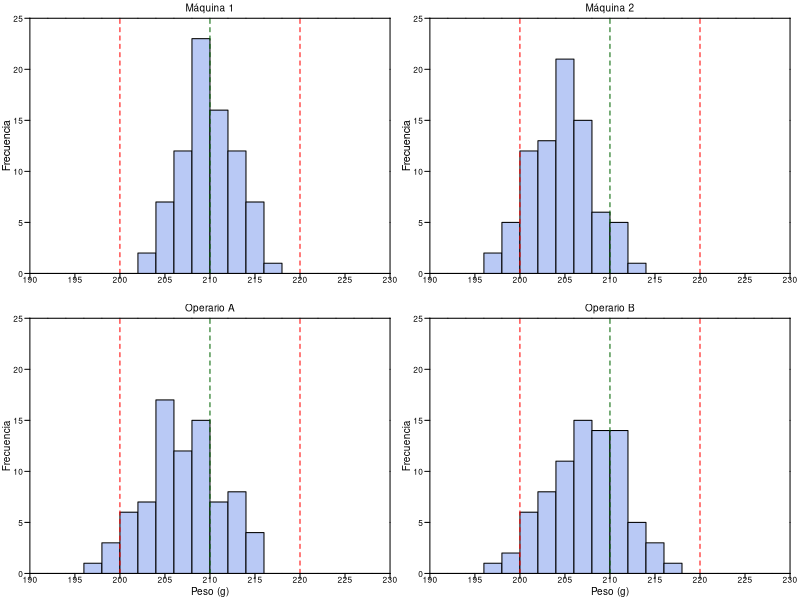

Reproduce this figure in R.

AzulS = "#B9C9F5"
d = read.csv2("datosPanaderia.csv")
t=0.6

png("histogramaPanaderia.png", width=1250, height=1250, res = 300)
par(mar=c(1.5, 1.7, 1, 0.5) + 0.1, mgp = c(0,0.4,0), mfrow=c(2,2), family = "sans")

m = 25
for (i in 1:2) {
  hist(d$Peso2[d$Maquina == i],
       breaks = seq(190, 230, by = 2),
       ylab = "", xlab = "", ylim = c(0, m), xlim = c(190, 230),
       xaxt='n', yaxt='n',  xaxs="i", yaxs="i", main = "", col = AzulS)
  abline(v = c(200, 220), lty = 2, col = "red")
  abline(v = 210, lty = 2, col = "darkgreen")
  axis(1, seq(190, 230, by=5), tck=-0.02, cex.axis=t, padj = -1.5, xpd = NA)
  axis(2, seq(0, m, by=5), tck=-0.02, las=1, cex.axis=t,)
  axis(3,  seq(190, 230, 2), tck = F, labels = F)
  axis(4,  seq(0, m, 5), tck = F, labels = F)
  #mtext(side = 1, text = "Peso (g)", line = 0.5, cex=t+0.1)
  mtext(side = 2, text = "Frecuencia", line = 1, cex=t+0.05)
  mtext(side = 3, text = paste("Máquina", i), line = 0.2, cex=t+0)
}
for (i in 1:160) {
  if(d$Operario[i] == "A") {d$Operario[i]=1}
  if(d$Operario[i] == "B") {d$Operario[i]=2}
}

for (i in 1:2) {
  hist(d$Peso2[d$Operario == i], 
       breaks = seq(190, 230, by = 2),
       ylab = "", xlab = "", ylim = c(0, m), xlim = c(190, 230), 
       xaxt='n', yaxt='n',  xaxs="i", yaxs="i", main = "", col = AzulS)
  abline(v = c(200, 220), lty = 2, col = "red") 
  abline(v = 210, lty = 2, col = "darkgreen") 
  axis(1, seq(190, 230, by=5), tck=-0.02, cex.axis=t, padj = -1.5, xpd = NA)
  axis(2, seq(0, m, by=5), tck=-0.02, las=1, cex.axis=t,)
  axis(3,  seq(190, 230, 2), tck = F, labels = F)
  axis(4,  seq(0, m, 5), tck = F, labels = F)
  mtext(side = 1, text = "Peso (g)", line = 0.5, cex=t)
  mtext(side = 2, text = "Frecuencia", line = 1, cex=t)
  O="A"
  if(i==2) {O="B"}
  mtext(side = 3, text = paste("Operario", O), line = 0.2, cex=t+0)
}
dev.off()
